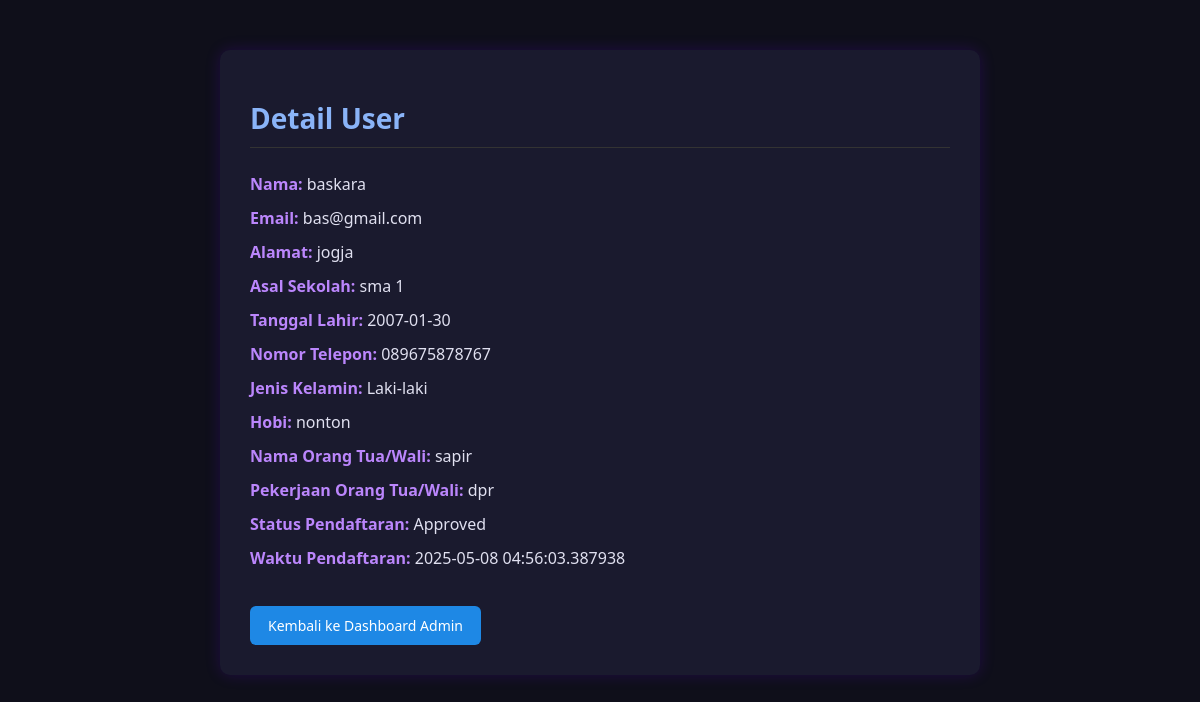
/user_detail/4, run on an earlier commit of the app's database.
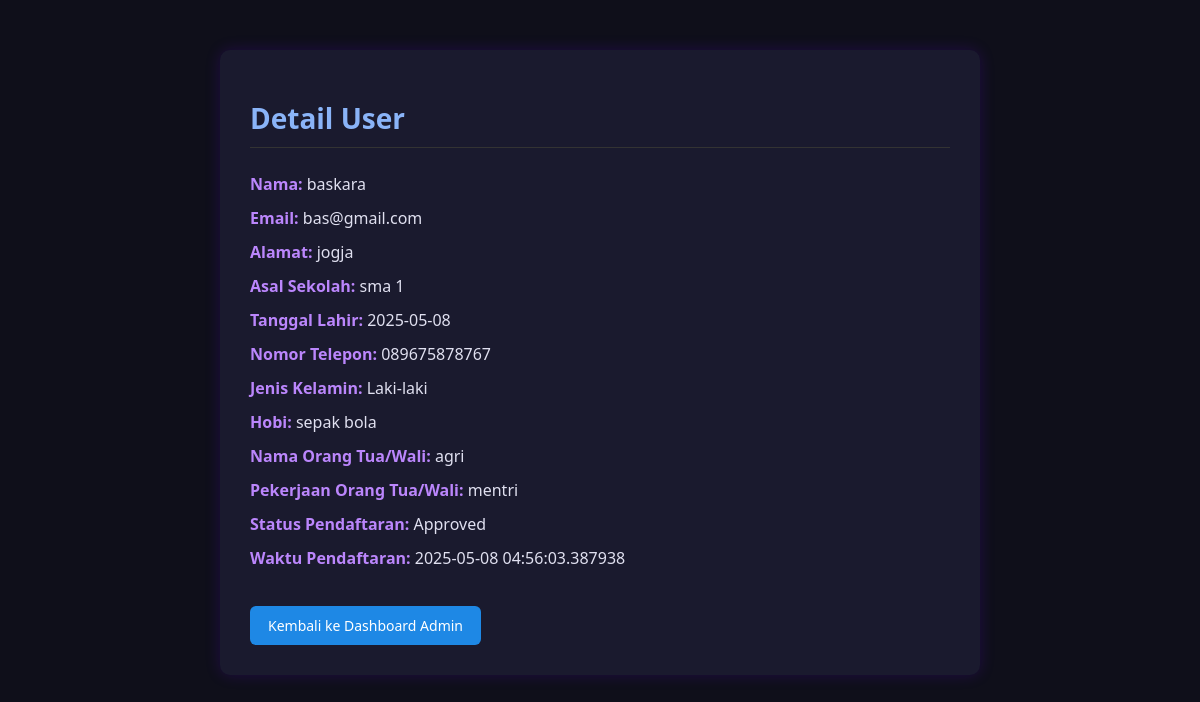
And on a later commit of the database.
### models.py (models this page shows)
class User(db.Model):
    id = db.Column(db.Integer, primary_key=True)
    name = db.Column(db.String(100), nullable=False)
    email = db.Column(db.String(100), unique=True, nullable=False)
    password = db.Column(db.String(100), nullable=False)
    status = db.Column(db.String(20), default='Pending')  # Pending, Approved, Rejected
    school = db.Column(db.String(100), nullable=True)  # Asal sekolah
    address = db.Column(db.String(200), nullable=True)  # Alamat
    birth_date = db.Column(db.Date, nullable=True)  # Tanggal lahir
    phone = db.Column(db.String(15), nullable=True)  # Nomor telepon
    gender = db.Column(db.String(20), nullable=True)  # Jenis kelamin
    hobby = db.Column(db.String(200), nullable=True)  # Hobi
    parent_name = db.Column(db.String(100), nullable=True)  # Nama orang tua/wali
    parent_job = db.Column(db.String(100), nullable=True)  # Pekerjaan orang tua/wali
    created_at = db.Column(db.DateTime, default=datetime.utcnow)  # Waktu pendaftaran

### app.py (the view)
@app.route('/user_detail/<int:user_id>')
def user_detail(user_id):
    user = User.query.get(user_id)
    if not user:
        flash('User tidak ditemukan.')
        return redirect(url_for('dashboard_admin'))
    return render_template('user_detail.html', user=user)

### templates/user_detail.html (shortened to what this page needs)
<!DOCTYPE html>
<html>
<head>
    <link rel="stylesheet" type="text/css" href="{{ url_for('static', filename='css/detail.css') }}">
</head>
<body>
    <div class="container">
        <h1>Detail User</h1>
        <p><strong>Nama:</strong> {{ user.name }}</p>
        <p><strong>Email:</strong> {{ user.email }}</p>
        <p><strong>Alamat:</strong> {{ user.address or 'Belum diisi' }}</p>
        <p><strong>Asal Sekolah:</strong> {{ user.school or 'Belum diisi' }}</p>
        <p><strong>Tanggal Lahir:</strong> {{ user.birth_date or 'Belum diisi' }}</p>
        <p><strong>Nomor Telepon:</strong> {{ user.phone or 'Belum diisi' }}</p>
        <p><strong>Jenis Kelamin:</strong> {{ user.gender or 'Belum diisi' }}</p>
        <p><strong>Hobi:</strong> {{ user.hobby or 'Belum diisi' }}</p>
        <p><strong>Nama Orang Tua/Wali:</strong> {{ user.parent_name or 'Belum diisi' }}</p>
        <p><strong>Pekerjaan Orang Tua/Wali:</strong> {{ user.parent_job or 'Belum diisi' }}</p>
        <p><strong>Status Pendaftaran:</strong> {{ user.status }}</p>
        <p><strong>Waktu Pendaftaran:</strong> {{ user.created_at }}</p>
        <a href="{{ url_for('dashboard_admin') }}" class="btn btn-blue">Kembali ke Dashboard Admin</a>
    </div>
</body>
</html>

### static/css/detail.css (style rules this page uses)
body { margin: 0; font-family: 'Segoe UI', sans-serif; background-color: #0f0f1a; color: #e0e0f0; }
.container { max-width: 700px; margin: 50px auto; background: #1a1a2e; padding: 30px; border-radius: 10px; box-shadow: 0 0 15px rgba(98, 0, 234, 0.2); }
.container h1 { font-size: 28px; margin-bottom: 25px; color: #8ab4f8; border-bottom: 1px solid #333; padding-bottom: 10px; }
.container p { font-size: 16px; margin: 12px 0; }
.container strong { color: #bb86fc; }
.btn { display: inline-block; margin-top: 25px; padding: 10px 18px; border-radius: 6px; font-size: 14px; text-decoration: none; font-weight: 500; transition: background-color 0.3s ease; }
.btn-blue { background-color: #1e88e5; color: white; }

What changed in the data, as far as the page shows it:
changed User "baskara": birth_date "2007-01-30" → "2025-05-08"; hobby "nonton" → "sepak bola"; parent_name "sapir" → "agri"; parent_job "dpr" → "mentri"
